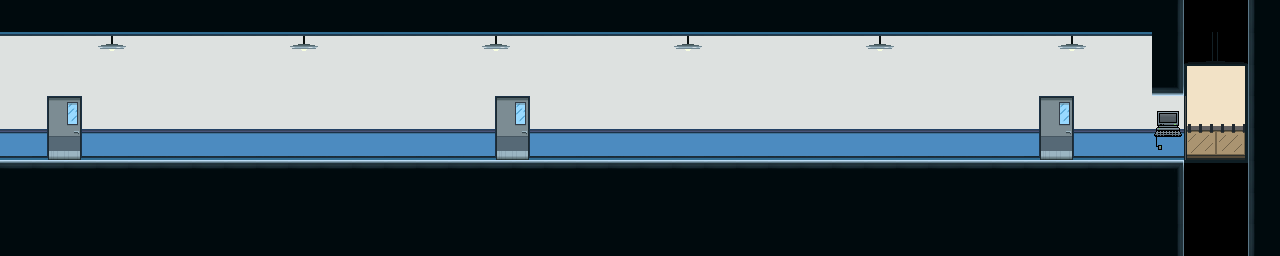

A 2D game scene composited from a Tiled map and its tileset images. What follows is a short description and the map's XML, with every tile layer's data as written:
An orthogonal 40x8 tile map with 32x32 px tiles, 1 tile layer (office1).

<map version="1.2" tiledversion="1.2.4" orientation="orthogonal" renderorder="right-down" width="40" height="8" tilewidth="32" tileheight="32" infinite="0" nextlayerid="2" nextobjectid="1">
 <tileset firstgid="1" name="office_tiles2" tilewidth="32" tileheight="32" tilecount="50" columns="10">
  <image source="data/office_tiles2.png" width="320" height="160" />
 </tileset>
 <layer id="1" name="office1" width="40" height="8">
  <data encoding="csv">
45,45,45,45,45,45,45,45,45,45,45,45,45,45,45,45,45,45,45,45,45,45,45,45,45,45,45,45,45,45,45,45,45,45,45,45,7,0,0,20,
13,13,13,2,13,13,13,13,13,2,13,13,13,13,13,2,13,13,13,13,13,2,13,13,13,13,13,2,13,13,13,13,13,2,13,13,7,8,9,30,
23,23,23,23,23,23,23,23,23,23,23,23,23,23,23,23,23,23,23,23,23,23,23,23,23,23,23,23,23,23,23,23,23,23,23,23,17,18,19,40,
23,21,22,23,23,23,23,23,23,23,23,23,23,23,23,21,22,23,23,23,23,23,23,23,23,23,23,23,23,23,23,23,21,22,23,23,26,28,29,50,
33,31,32,33,33,33,33,33,33,33,33,33,33,33,33,31,32,33,33,33,33,33,33,33,33,33,33,33,33,33,33,33,31,32,33,33,36,38,39,20,
42,42,42,42,42,42,42,42,42,42,42,42,42,42,42,42,42,42,42,42,42,42,42,42,42,42,42,42,42,42,42,42,42,42,42,42,47,48,49,30,
45,45,45,45,45,45,45,45,45,45,45,45,45,45,45,45,45,45,45,45,45,45,45,45,45,45,45,45,45,45,45,45,45,45,45,45,7,0,0,40,
45,45,45,45,45,45,45,45,45,45,45,45,45,45,45,45,45,45,45,45,45,45,45,45,45,45,45,45,45,45,45,45,45,45,45,45,7,0,0,50
</data>
 </layer>
</map>